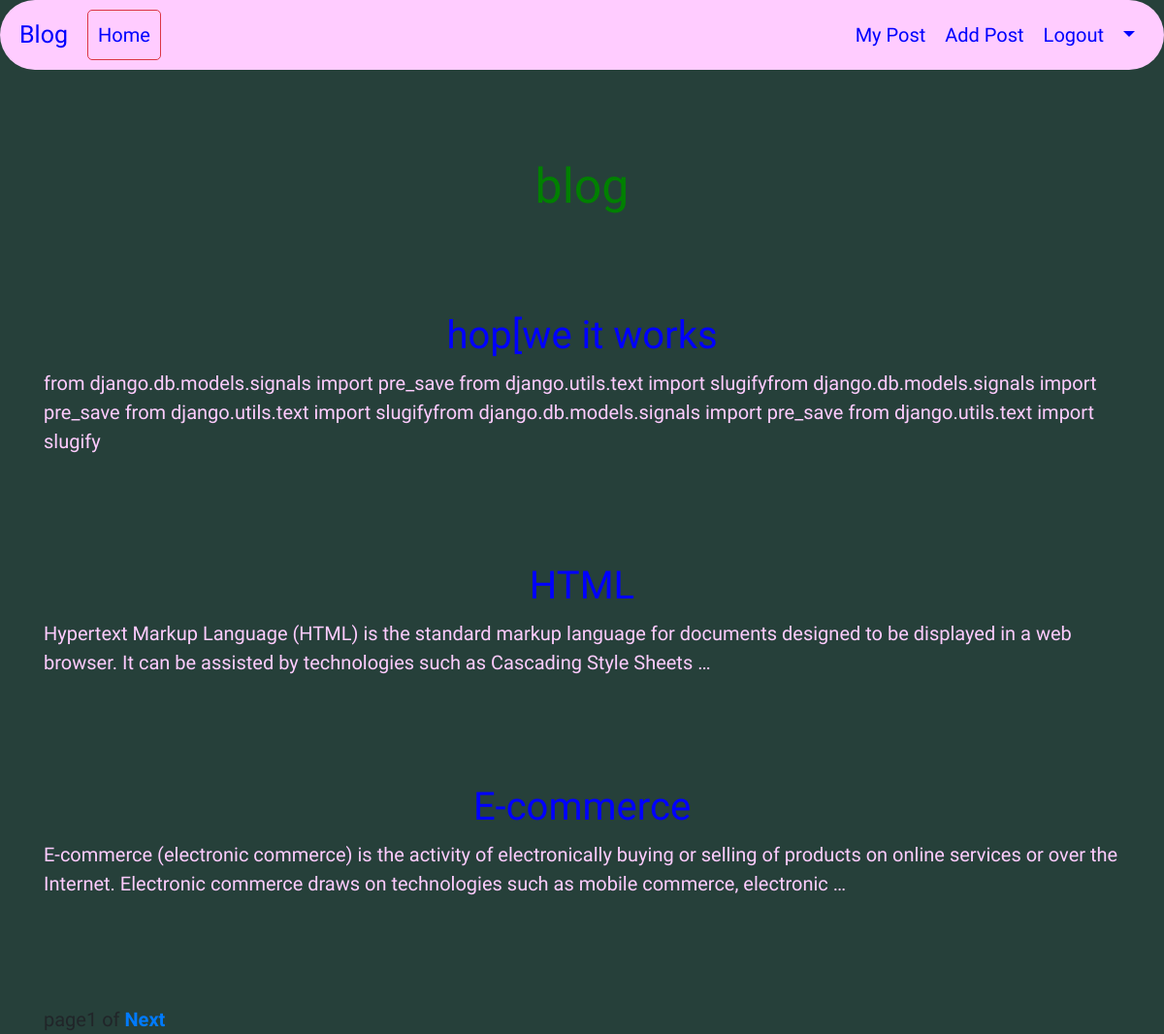
The app's page / (signed in) with its own data.
### blogapp/models.py (models this page shows, shortened)
class Post(models.Model):
    STATUS_CHOICES=(('draft','Draft'),('published','Published'))
    title=models.CharField(max_length=260)
    slug=models.SlugField(max_length=264,unique_for_date='publish')
    author=models.ForeignKey(User,related_name='blog_post',on_delete=models.PROTECT)
    body=models.TextField()
    publish=models.DateTimeField(default=timezone.now)
    created=models.DateTimeField(auto_now_add=True)
    updated=models.DateTimeField(auto_now=True)
    status=models.CharField(max_length=20,choices=STATUS_CHOICES,default='draft')
    objects=CustomManager()
    class Meta:
        ordering=('-publish',)

### blogapp/views.py (the view)
# urls.py: path('',views.post_list_view),
def post_list_view(request):
    post_list=Post.objects.all()
    paginator=Paginator(post_list,3)
    page_number=request.GET.get('page')
    try:
        post_list=paginator.page(page_number)
    except PageNotAnInteger:
        post_list=paginator.page(1)
    except EmptyPage:
        post_list=paginator.page(paginator.num_page)
    return render(request,'blogapp/post_list.html',{'post_list':post_list})

### blogapp/models.py (called while the page is built)
    def get_queryset(self):
        return super().get_queryset().filter(status='published')

### templates/blogapp/post_list.html (shortened to what this page needs)
{% extends "blogapp/base.html" %}
{%block content%}
<br><br><br>
<h1 align='center'>blog</h1>
<br><br><br>
<div class="view overlay zoom" id="div1">
  <table>
    <tr>
  {% for post in post_list %}
  <div class="contner" align="center">
    <h2><a id="a2" href="/detail/{{post.id}}" >{{post.title}}</a></h2>
  </div>
    {{post.body| truncatewords:30|linebreaks}}<br><br><br>
  {% endfor %}
  </tr>
  </table>
</div>
{% include 'blogapp/pagination.html' with page=post_list %}
{% endblock %}

### static/css/style1.css (style rules this page uses)
body,html { background-color: #26403a; font-size: 20px; }
h1 { color: green; text-align: center; }
#a2 { color: blue; }
#div1 { color: #ffccff; }

### records on screen
Post: title "hop[we it works", body "from django.db.models.signals import pre_save from django.utils.text import slugifyfrom django.db.models.signals import pre_save from django.utils.text import slugifyfrom django.db.models.signals import pre_save from django.utils.text import slugify"
Post: title "HTML", body "Hypertext Markup Language (HTML) is the standard markup language for documents designed to be displayed in a web browser. It can be assisted by technologies such as Cascading Style Sheets …"
Post: title "E-commerce", body "E-commerce (electronic commerce) is the activity of electronically buying or selling of products on online services or over the Internet. Electronic commerce draws on technologies such as mobile commerce, electronic …"

### other values on screen
{{ page.number }} "1"
